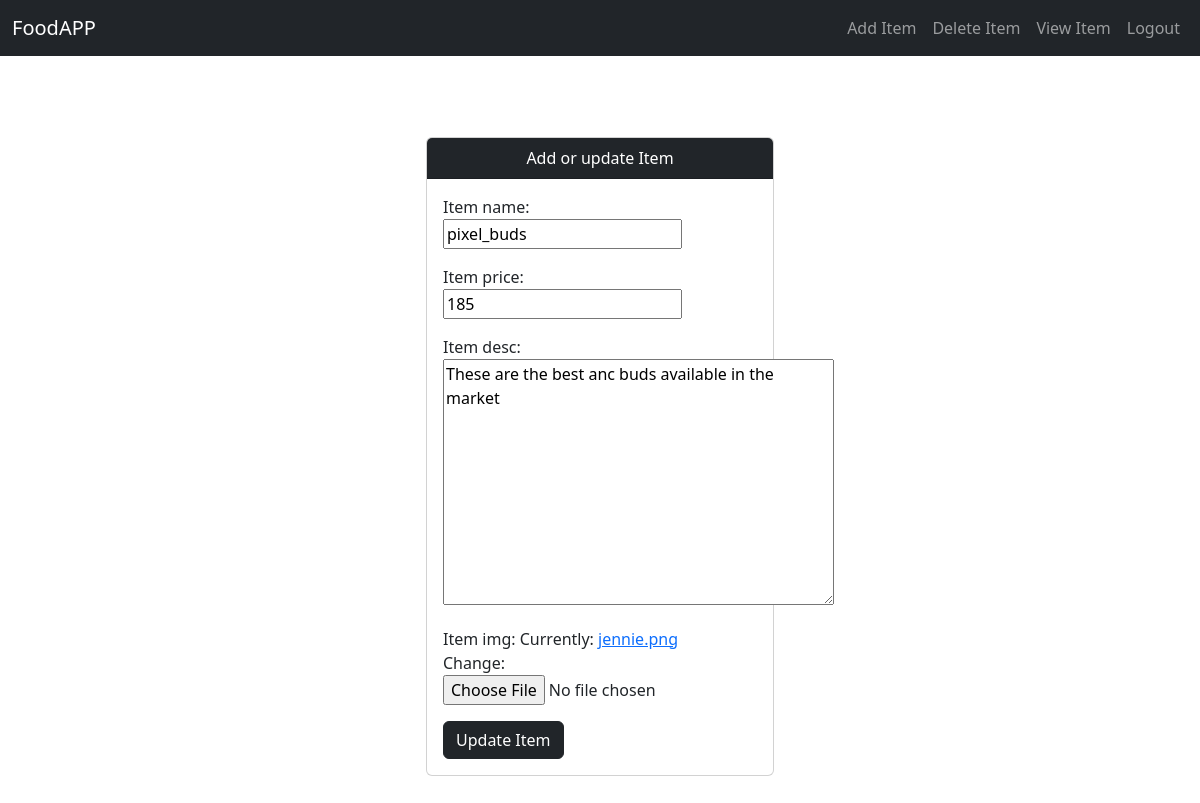
/food/update/3/ (signed in), run on the app's committed database.
### Food/models.py (models this page shows, shortened)
class Item(models.Model):
    user_name = models.ForeignKey(User, on_delete=models.CASCADE, default=1)
    item_name = models.CharField(max_length=100)
    item_price = models.IntegerField()
    item_desc = models.TextField()
    item_img = models.ImageField(upload_to="", default="default_image.png")

### Food/views.py (the view)
# urls.py: path("update/<int:Item_id>/", views.update_item, name="update_item"),
def update_item(request, Item_id):
    instance = Item.objects.get(pk=Item_id)
    form = itemForm(request.POST or None, request.FILES or None, instance=instance)
    if form.is_valid():
        form.save()
        return redirect("food:index")
    return render(request, "Food/create_Item.html", {"form": form, "Item": instance})

### Food/forms.py
class itemForm(forms.ModelForm):
    class Meta:
        model = Item
        fields = ["item_name", "item_name", "item_price", "item_desc", "item_img"]

### Food/templates/Food/create_item.html (shortened to what this page needs)
{% extends "Food/base.html" %}
{% block content %}
<div class="container d-flex justify-content-center align-items-center vh-100">
    <div class="row w-100 justify-content-center">
        <div class="col-md-4">
            <div class="card">
                <div class="card-header text-white bg-dark text-center">
                    <div class="card-title mb-0">
                        Add or update Item
                    </div>
                </div>
                <div class="card-body">
                    <form
                        action='{% if Item %}{% url "food:update_item" Item.id %}{% else %}{% url "food:add_item" %}{% endif %}'
                        method="post" enctype="multipart/form-data">
                        {{ form.as_p }}
                        <button type="submit" class="btn btn-dark">
                            {% if Item %}
                            Update Item
                            {% else %}
                            Add Item
                            {% endif %}
                        </button>
                    </form>
                </div>
            </div>
        </div>
    </div>
</div>
{% endblock content %}

### data on the page
Item: item_name "pixel_buds", item_price "185", item_desc "These are the best anc buds available in the market"
